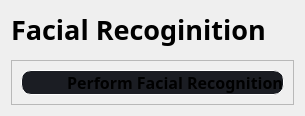
                  <widget class="QWidget" name="facialrecognition_page_1">
                   <layout class="QVBoxLayout" name="verticalLayout_8">
                    <item>
                     <widget class="QLabel" name="label_4">
                      <property name="maximumSize">
                       <size>
                        <width>16777215</width>
                        <height>90</height>
                       </size>
                      </property>
                      <property name="font">
                       <font>
                        <family>Segoe UI Black</family>
                        <pointsize>20</pointsize>
                        <weight>75</weight>
                        <bold>true</bold>
                       </font>
                      </property>
                      <property name="text">
                       <string>Facial Recoginition</string>
                      </property>
                     </widget>
                    </item>
                    <item>
                     <widget class="QFrame" name="frame_5">
                      <property name="styleSheet">
                       <string notr="true">border:2px solid white;
border-radius:10px;</string>
                      </property>
                      <property name="frameShape">
                       <enum>QFrame::StyledPanel</enum>
                      </property>
                      <property name="frameShadow">
                       <enum>QFrame::Raised</enum>
                      </property>
                     </widget>
                    </item>
                    <item>
                     <widget class="QFrame" name="frame_6">
                      <property name="maximumSize">
                       <size>
                        <width>16777215</width>
                        <height>120</height>
                       </size>
                      </property>
                      <property name="frameShape">
                       <enum>QFrame::StyledPanel</enum>
                      </property>
                      <property name="frameShadow">
                       <enum>QFrame::Raised</enum>
                      </property>
                      <layout class="QVBoxLayout" name="verticalLayout_10">
                       <item>
                        <widget class="QPushButton" name="btn_performrecognition">
                         <property name="font">
                          <font>
                           <family>Segoe UI Black</family>
                           <pointsize>12</pointsize>
                           <weight>75</weight>
                           <bold>true</bold>
                          </font>
                         </property>
                         <property name="styleSheet">
                          <string notr="true">QPushButton {	
	
    background-repeat: no-repeat;
	border:1px solid white;
	border-radius:10px;
	background-color: rgb(27, 29, 35);
	text-align: center;
	padding-left: 45px;
}
QPushButton:hover {
	background-color: rgb(33, 37, 43);
	border-left: 28px solid rgb(33, 37, 43);
}
QPushButton:pressed {	
	background-color: rgb(85, 170, 255);
	border-left: 28px solid rgb(85, 170, 255);
}</string>
                         </property>
                         <property name="text">
                          <string>Perform Facial Recognition</string>
                         </property>
                        </widget>
                       </item>
                      </layout>
                     </widget>
                    </item>
                   </layout>
                  </widget>
